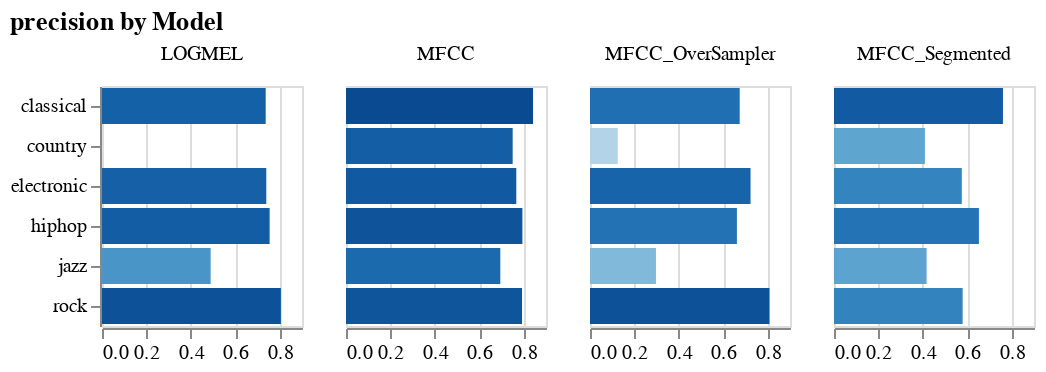

The notebook cell this image was saved under:
### Code cell
comp.display_metric_comparison_chart(comp.metrics[0])

### Figure 1 — Vega specification as saved in the notebook (floating-point values rounded to 4 significant figures)
{"$schema": "https://vega.github.io/schema/vega/v5.json", "data": [{"name": "source_0", "values": [{"index": "MFCC", "classical": 0.8417, "country": 0.75, "electronic": 0.7663, "hiphop": 0.7938, "jazz": 0.6944, "rock": 0.7922, "accuracy": 0.7867, "macro avg": 0.7731, "weighted avg": 0.7837, "type": "classical", "amount": 0.8417, "amount_start": 0.0, "amount_end": 0.8417}, {"index": "MFCC", "classical": 0.8417, "country": 0.75, "electronic": 0.7663, "hiphop": 0.7938, "jazz": 0.6944, "rock": 0.7922, "accuracy": 0.7867, "macro avg": 0.7731, "weighted avg": 0.7837, "type": "country", "amount": 0.75, "amount_start": 0.0, "amount_end": 0.75}, {"index": "MFCC", "classical": 0.8417, "country": 0.75, "electronic": 0.7663, "hiphop": 0.7938, "jazz": 0.6944, "rock": 0.7922, "accuracy": 0.7867, "macro avg": 0.7731, "weighted avg": 0.7837, "type": "electronic", "amount": 0.7663, "amount_start": 0.0, "amount_end": 0.7663}, {"index": "MFCC", "classical": 0.8417, "country": 0.75, "electronic": 0.7663, "hiphop": 0.7938, "jazz": 0.6944, "rock": 0.7922, "accuracy": 0.7867, "macro avg": 0.7731, "weighted avg": 0.7837, "type": "hiphop", "amount": 0.7938, "amount_start": 0.0, "amount_end": 0.7938}, {"index": "MFCC", "classical": 0.8417, "country": 0.75, "electronic": 0.7663, "hiphop": 0.7938, "jazz": 0.6944, "rock": 0.7922, "accuracy": 0.7867, "macro avg": 0.7731, "weighted avg": 0.7837, "type": "jazz", "amount": 0.6944, "amount_start": 0.0, "amount_end": 0.6944}, {"index": "MFCC", "classical": 0.8417, "country": 0.75, "electronic": 0.7663, "hiphop": 0.7938, "jazz": 0.6944, "rock": 0.7922, "accuracy": 0.7867, "macro avg": 0.7731, "weighted avg": 0.7837, "type": "rock", "amount": 0.7922, "amount_start": 0.0, "amount_end": 0.7922}, {"index": "MFCC_OverSampler", "classical": 0.6736, "country": 0.125, "electronic": 0.7224, "hiphop": 0.661, "jazz": 0.2968, "rock": 0.8076, "accuracy": 0.7208, "macro avg": 0.5477, "weighted avg": 0.7209, "type": "classical", "amount": 0.6736, "amount_start": 0.0, "amount_end": 0.6736}, {"index": "MFCC_OverSampler", "classical": 0.6736, "country": 0.125, "electronic": 0.7224, "hiphop": 0.661, "jazz": 0.2968, "rock": 0.8076, "accuracy": 0.7208, "macro avg": 0.5477, "weighted avg": 0.7209, "type": "country", "amount": 0.125, "amount_start": 0.0, "amount_end": 0.125}, {"index": "MFCC_OverSampler", "classical": 0.6736, "country": 0.125, "electronic": 0.7224, "hiphop": 0.661, "jazz": 0.2968, "rock": 0.8076, "accuracy": 0.7208, "macro avg": 0.5477, "weighted avg": 0.7209, "type": "electronic", "amount": 0.7224, "amount_start": 0.0, "amount_end": 0.7224}, {"index": "MFCC_OverSampler", "classical": 0.6736, "country": 0.125, "electronic": 0.7224, "hiphop": 0.661, "jazz": 0.2968, "rock": 0.8076, "accuracy": 0.7208, "macro avg": 0.5477, "weighted avg": 0.7209, "type": "hiphop", "amount": 0.661, "amount_start": 0.0, "amount_end": 0.661}, {"index": "MFCC_OverSampler", "classical": 0.6736, "country": 0.125, "electronic": 0.7224, "hiphop": 0.661, "jazz": 0.2968, "rock": 0.8076, "accuracy": 0.7208, "macro avg": 0.5477, "weighted avg": 0.7209, "type": "jazz", "amount": 0.2968, "amount_start": 0.0, "amount_end": 0.2968}, {"index": "MFCC_OverSampler", "classical": 0.6736, "country": 0.125, "electronic": 0.7224, "hiphop": 0.661, "jazz": 0.2968, "rock": 0.8076, "accuracy": 0.7208, "macro avg": 0.5477, "weighted avg": 0.7209, "type": "rock", "amount": 0.8076, "amount_start": 0.0, "amount_end": 0.8076}, {"index": "MFCC_Segmented", "classical": 0.7603, "country": 0.4091, "electronic": 0.5751, "hiphop": 0.6522, "jazz": 0.4167, "rock": 0.5789, "accuracy": 0.6222, "macro avg": 0.5654, "weighted avg": 0.6025, "type": "classical", "amount": 0.7603, "amount_start": 0.0, "amount_end": 0.7603}, {"index": "MFCC_Segmented", "classical": 0.7603, "country": 0.4091, "electronic": 0.5751, "hiphop": 0.6522, "jazz": 0.4167, "rock": 0.5789, "accuracy": 0.6222, "macro avg": 0.5654, "weighted avg": 0.6025, "type": "country", "amount": 0.4091, "amount_start": 0.0, "amount_end": 0.4091}, {"index": "MFCC_Segmented", "classical": 0.7603, "country": 0.4091, "electronic": 0.5751, "hiphop": 0.6522, "jazz": 0.4167, "rock": 0.5789, "accuracy": 0.6222, "macro avg": 0.5654, "weighted avg": 0.6025, "type": "electronic", "amount": 0.5751, "amount_start": 0.0, "amount_end": 0.5751}, {"index": "MFCC_Segmented", "classical": 0.7603, "country": 0.4091, "electronic": 0.5751, "hiphop": 0.6522, "jazz": 0.4167, "rock": 0.5789, "accuracy": 0.6222, "macro avg": 0.5654, "weighted avg": 0.6025, "type": "hiphop", "amount": 0.6522, "amount_start": 0.0, "amount_end": 0.6522}, {"index": "MFCC_Segmented", "classical": 0.7603, "country": 0.4091, "electronic": 0.5751, "hiphop": 0.6522, "jazz": 0.4167, "rock": 0.5789, "accuracy": 0.6222, "macro avg": 0.5654, "weighted avg": 0.6025, "type": "jazz", "amount": 0.4167, "amount_start": 0.0, "amount_end": 0.4167}, {"index": "MFCC_Segmented", "classical": 0.7603, "country": 0.4091, "electronic": 0.5751, "hiphop": 0.6522, "jazz": 0.4167, "rock": 0.5789, "accuracy": 0.6222, "macro avg": 0.5654, "weighted avg": 0.6025, "type": "rock", "amount": 0.5789, "amount_start": 0.0, "amount_end": 0.5789}, {"index": "LOGMEL", "classical": 0.7367, "country": 0.0, "electronic": 0.7394, "hiphop": 0.7543, "jazz": 0.4889, "rock": 0.805, "accuracy": 0.7644, "macro avg": 0.5874, "weighted avg": 0.7497, "type": "classical", "amount": 0.7367, "amount_start": 0.0, "amount_end": 0.7367}, {"index": "LOGMEL", "classical": 0.7367, "country": 0.0, "electronic": 0.7394, "hiphop": 0.7543, "jazz": 0.4889, "rock": 0.805, "accuracy": 0.7644, "macro avg": 0.5874, "weighted avg": 0.7497, "type": "country", "amount": 0.0, "amount_start": 0.0, "amount_end": 0.0}, {"index": "LOGMEL", "classical": 0.7367, "country": 0.0, "electronic": 0.7394, "hiphop": 0.7543, "jazz": 0.4889, "rock": 0.805, "accuracy": 0.7644, "macro avg": 0.5874, "weighted avg": 0.7497, "type": "electronic", "amount": 0.7394, "amount_start": 0.0, "amount_end": 0.7394}, {"index": "LOGMEL", "classical": 0.7367, "country": 0.0, "electronic": 0.7394, "hiphop": 0.7543, "jazz": 0.4889, "rock": 0.805, "accuracy": 0.7644, "macro avg": 0.5874, "weighted avg": 0.7497, "type": "hiphop", "amount": 0.7543, "amount_start": 0.0, "amount_end": 0.7543}, {"index": "LOGMEL", "classical": 0.7367, "country": 0.0, "electronic": 0.7394, "hiphop": 0.7543, "jazz": 0.4889, "rock": 0.805, "accuracy": 0.7644, "macro avg": 0.5874, "weighted avg": 0.7497, "type": "jazz", "amount": 0.4889, "amount_start": 0.0, "amount_end": 0.4889}, {"index": "LOGMEL", "classical": 0.7367, "country": 0.0, "electronic": 0.7394, "hiphop": 0.7543, "jazz": 0.4889, "rock": 0.805, "accuracy": 0.7644, "macro avg": 0.5874, "weighted avg": 0.7497, "type": "rock", "amount": 0.805, "amount_start": 0.0, "amount_end": 0.805}]}, {"name": "column_domain", "values": [{"index": "MFCC", "count": 6}, {"index": "MFCC_OverSampler", "count": 6}, {"index": "MFCC_Segmented", "count": 6}, {"index": "LOGMEL", "count": 6}]}, {"name": "source_0_y_domain_type", "values": [{"type": "classical"}, {"type": "country"}, {"type": "electronic"}, {"type": "hiphop"}, {"type": "jazz"}, {"type": "rock"}]}, {"name": "source_0_color_domain_amount", "values": [{"min": 0.0, "max": 0.8417}]}], "signals": [{"name": "child_width", "value": 100}, {"name": "y_step", "value": 20}, {"name": "child_height", "update": "bandspace(domain('y').length, 0.1, 0.05) * y_step"}], "marks": [{"type": "group", "name": "row_header", "encode": {"update": {"height": {"signal": "child_height"}}}, "axes": [{"scale": "y", "zindex": 0, "orient": "left", "grid": false}], "role": "row-header"}, {"type": "group", "name": "column_header", "from": {"data": "column_domain"}, "sort": {"field": "datum[\"index\"]", "order": "ascending"}, "encode": {"update": {"width": {"signal": "child_width"}}}, "title": {"text": {"signal": "isValid(parent[\"index\"]) ? parent[\"index\"] : \"\"+parent[\"index\"]"}, "style": "guide-label", "frame": "group", "offset": 10}, "role": "column-header"}, {"type": "group", "name": "column_footer", "from": {"data": "column_domain"}, "sort": {"field": "datum[\"index\"]", "order": "ascending"}, "encode": {"update": {"width": {"signal": "child_width"}}}, "axes": [{"scale": "x", "labelOverlap": true, "tickCount": {"signal": "ceil(child_width/40)"}, "zindex": 0, "orient": "bottom", "grid": false, "labelFlush": true}], "role": "column-footer"}, {"type": "group", "name": "cell", "from": {"facet": {"data": "source_0", "name": "facet", "groupby": ["index"]}}, "sort": {"field": ["datum[\"index\"]"], "order": ["ascending"]}, "encode": {"update": {"width": {"signal": "child_width"}, "height": {"signal": "child_height"}}}, "marks": [{"type": "rect", "name": "child_marks", "from": {"data": "facet"}, "encode": {"update": {"height": {"signal": "max(0.25, bandwidth('y'))"}, "x2": {"field": "amount_start", "scale": "x"}, "y": {"field": "type", "scale": "y"}, "fill": {"field": "amount", "scale": "color"}, "x": {"field": "amount_end", "scale": "x"}}}, "style": ["bar"]}], "axes": [{"scale": "x", "zindex": 0, "grid": true, "ticks": false, "maxExtent": 0, "gridScale": "y", "domain": false, "aria": false, "orient": "bottom", "labels": false, "minExtent": 0, "tickCount": {"signal": "ceil(child_width/40)"}}], "style": "cell"}], "scales": [{"name": "x", "type": "linear", "domain": {"data": "source_0", "fields": ["amount_start", "amount_end"]}, "range": [0, {"signal": "child_width"}], "zero": true, "nice": true}, {"name": "y", "type": "band", "domain": {"data": "source_0_y_domain_type", "field": "type", "sort": true}, "range": {"step": {"signal": "y_step"}}, "paddingOuter": 0.05, "paddingInner": 0.1}, {"name": "color", "type": "linear", "domain": [{"signal": "(data(\"source_0_color_domain_amount\")[0] || {}).min"}, {"signal": "(data(\"source_0_color_domain_amount\")[0] || {}).max"}], "range": "ramp", "interpolate": "hcl", "zero": false}], "title": {"text": "precision by Model", "anchor": "start"}, "padding": 5, "background": "white", "layout": {"padding": 20, "columns": {"signal": "length(data('column_domain'))"}, "bounds": "full", "align": "all"}}
